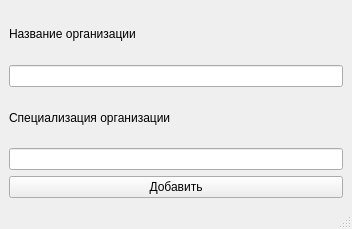
<?xml version="1.0" encoding="UTF-8"?>
<ui version="4.0">
 <class>AddCustomerView</class>
 <widget class="QMainWindow" name="AddCustomerView">
  <property name="geometry">
   <rect>
    <x>0</x>
    <y>0</y>
    <width>352</width>
    <height>229</height>
   </rect>
  </property>
  <property name="windowTitle">
   <string>Добавить заказчика</string>
  </property>
  <property name="windowIcon">
   <iconset resource="../../Icons.qrc">
    <normaloff>:/Icons/MainIcon/Resources/MainIcons/free-icon-book-4341050.png</normaloff>:/Icons/MainIcon/Resources/MainIcons/free-icon-book-4341050.png</iconset>
  </property>
  <widget class="QWidget" name="centralwidget">
   <layout class="QVBoxLayout" name="verticalLayout_2">
    <item>
     <layout class="QVBoxLayout" name="verticalLayout">
      <item>
       <widget class="QLabel" name="label">
        <property name="text">
         <string>Название организации</string>
        </property>
       </widget>
      </item>
      <item>
       <widget class="QLineEdit" name="name_edit"/>
      </item>
      <item>
       <widget class="QLabel" name="label_2">
        <property name="text">
         <string>Специализация организации</string>
        </property>
       </widget>
      </item>
      <item>
       <widget class="QLineEdit" name="spec_edit"/>
      </item>
     </layout>
    </item>
    <item>
     <layout class="QHBoxLayout" name="horizontalLayout">
      <item>
       <widget class="QPushButton" name="pushButton">
        <property name="text">
         <string>Добавить</string>
        </property>
       </widget>
      </item>
     </layout>
    </item>
   </layout>
  </widget>
  <widget class="QMenuBar" name="menubar">
   <property name="geometry">
    <rect>
     <x>0</x>
     <y>0</y>
     <width>352</width>
     <height>25</height>
    </rect>
   </property>
  </widget>
  <widget class="QStatusBar" name="statusbar"/>
 </widget>
 <resources>
  <include location="../../Icons.qrc"/>
 </resources>
 <connections/>
</ui>
